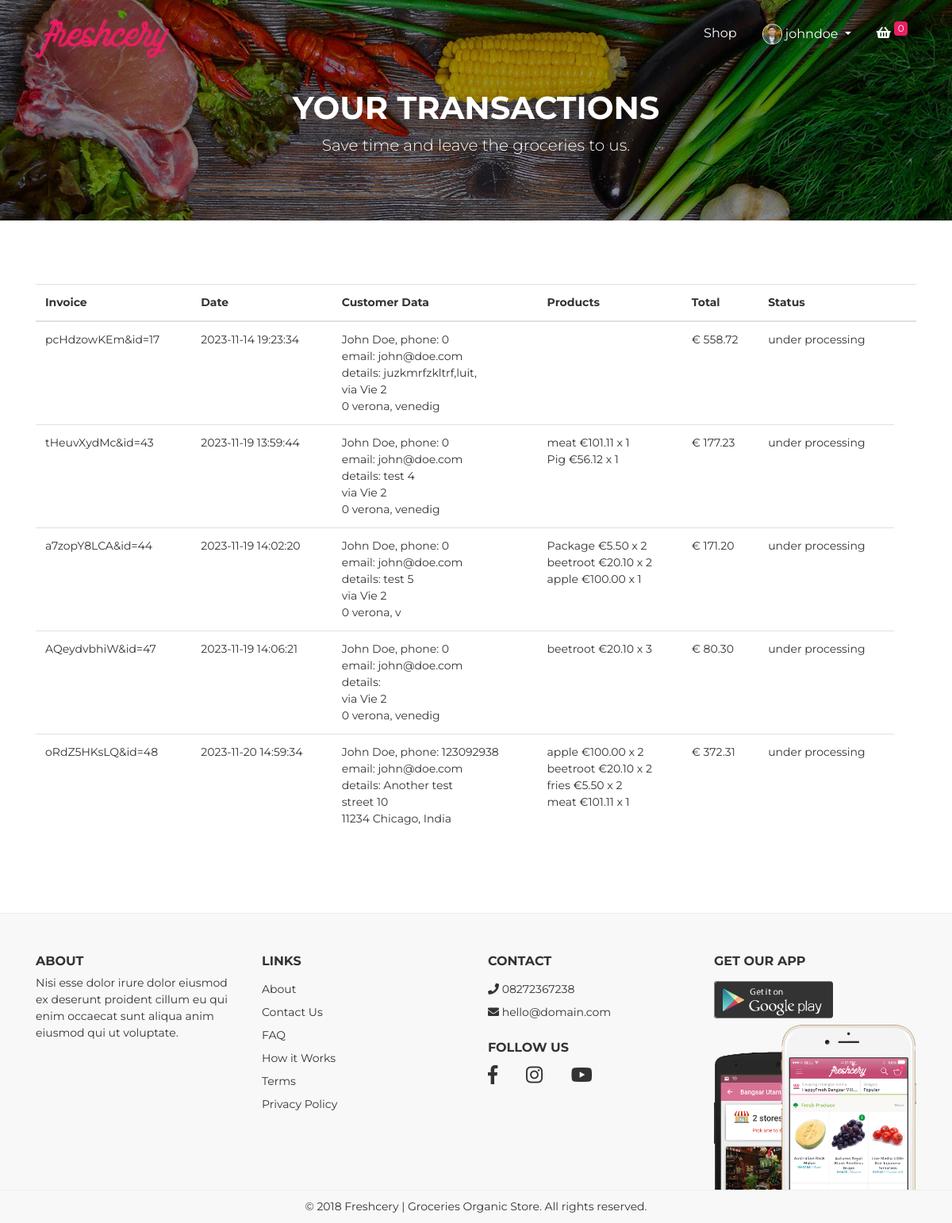
Screenshot of /users/transaction.php?id=1 (signed in) with the database file from the repository.
### tables this page shows
CREATE TABLE `users` (
  `user_id` int(11) NOT NULL,
  `user_fullname` varchar(200) DEFAULT NULL,
  `user_email` varchar(200) DEFAULT NULL,
  `username` varchar(200) DEFAULT NULL,
  `user_image` varchar(200) DEFAULT NULL,
  `user_password` varchar(200) DEFAULT NULL,
  `created_at` timestamp NOT NULL DEFAULT current_timestamp()
);

CREATE TABLE `bills` (
  `bill_id` int(11) NOT NULL,
  `invoice` varchar(200) DEFAULT NULL,
  `fullname` varchar(200) DEFAULT NULL,
  `company` varchar(200) DEFAULT NULL,
  `city` varchar(200) DEFAULT NULL,
  `country` varchar(200) DEFAULT NULL,
  `adresse` varchar(200) DEFAULT NULL,
  `zip` int(5) DEFAULT NULL,
  `email` varchar(200) DEFAULT NULL,
  `phone` int(20) DEFAULT NULL,
  `order_notes` text DEFAULT NULL,
  `user_id` int(11) DEFAULT NULL,
  `total` decimal(10,2) DEFAULT NULL,
  `product_list` text DEFAULT NULL,
  `created_at` timestamp NOT NULL DEFAULT current_timestamp(),
  `delivery` int(1) DEFAULT 0
);

### includes/functions.php (called while the page is built, shortened)
<?php
    function generateStringRandom() {
        $characters = '0123456789abcdefghijklmnopqrstuvwxyzABCDEFGHIJKLMNOPQRSTUVWXYZ';
        $mixedCharacters = str_shuffle($characters);
        $stringRandom = substr($mixedCharacters, 0, 10);
        return $stringRandom;
    }
?>

### users/transaction.php (the view)
<?php require_once "../includes/header.php"; ?>
<?php require_once "../config/config.php"; ?>
<?php
if (isset($_SESSION['user_id']) && $_SESSION['user_id'] == $_GET['id']) {
    $user = $_SESSION['user_id'];
    $bill = $conn->query("SELECT * FROM bills WHERE user_id = '{$user}'");
    $bill->execute();
    $billDetails = $bill->fetchAll(PDO::FETCH_OBJ);
} else {
    echo "<script>window.location.href='".APPURL."/404.php'</script>";
}
?>
    <div id="page-content" class="page-content">
        <div class="banner">
            <div class="jumbotron jumbotron-bg text-center rounded-0" style="background-image: url('<?php echo APPURL; ?>/assets/img/bg-header.jpg');">
                <div class="container">
                    <h1 class="pt-5">
                        Your Transactions
                    </h1>
                    <p class="lead">
                        Save time and leave the groceries to us.
                    </p>
                </div>
            </div>
        </div>
        <section id="cart">
            <div class="container">
                <div class="row">
                    <div class="col-md-12">
                        <div class="table-responsive">
                            <table class="table">
                                <thead>
                                    <tr>
                                        <th>Invoice</th>
                                        <th>Date</th>
                                        <th>Customer Data</th>
                                        <th>Products</th>
                                        <th>Total</th>
                                        <th>Status</th>
                                        <th></th>
                                    </tr>
                                </thead>
                                <tbody>
                                <?php if(count($billDetails) > 0) : ?>
                                    <?php foreach($billDetails as $billDetail) : ?>
                                    <tr>
                                        <td>
                                            <?php echo $stringRandom = generateStringRandom() . "&id=" . $billDetail->bill_id; ?>
                                        </td>
                                        <td>
                                            <?php echo $billDetail->created_at; ?>
                                        </td>
                                        <td>
                                            <?php echo $billDetail->fullname . ", phone: " . $billDetail->phone . "<br>email: " . $billDetail->email . "<br>details: " . $billDetail->order_notes . "<br>" . $billDetail->adresse . "<br>" . $billDetail->zip . " " . $billDetail->city . ", " . $billDetail->country; ?>
                                        </td>
                                        <td>
                                            <?php echo $billDetail->product_list; ?>
                                        </td>
                                        <td>
                                            € <?php echo $billDetail->total; ?>
                                        </td>
                                        <?php if ($billDetail->delivery === 0) : ?>
                                        <td>
                                            under processing
                                        </td>
                                        <?php else : ?>
                                        <td>
                                            Delivered
                                        </td>
                                        <?php endif; ?>
                                    </tr>
                                    <?php endforeach; ?>
                                <?php else : ?>
                                    <tr class="text-center bg-success">>
                                        <td colspan="7">No Bills</td>
                                    </tr>
                                <?php endif; ?>
                                </tbody>
                            </table>
                        </div>
                    </div>
                </div>
            </div>
        </section>
    </div>
<?php require_once "../includes/footer.php"; ?>

### includes/header.php (shortened to what this page needs)
<?php require_once "functions.php";?>
<?php require_once __DIR__ . '/../config/config.php'; ?>
<?php
    if (isset($_SESSION['user_id'])) {
        $id = $_SESSION['user_id'];
        $query = $conn->prepare("SELECT * FROM cart WHERE user_id = {$id}");
        $query->execute();
        $cartProducts = $query->fetchAll(PDO::FETCH_OBJ);
        $user = $conn->query("SELECT * FROM users WHERE user_id = '$id'");
        $user->execute();
        $userData = $user->fetch(PDO::FETCH_ASSOC);
    }
?>
<!DOCTYPE html>
<html>
<head>
    <link href="<?php echo APPURL; ?>/assets/fonts/sb-bistro/sb-bistro.css" rel="stylesheet" type="text/css">
    <link href="<?php echo APPURL; ?>/assets/fonts/font-awesome/font-awesome.css" rel="stylesheet" type="text/css">
    <link rel="stylesheet" type="text/css" media="all" href="<?php echo APPURL; ?>/assets/packages/bootstrap/bootstrap.css">
    <link rel="stylesheet" type="text/css" media="all" href="<?php echo APPURL; ?>/assets/packages/o2system-ui/o2system-ui.css">
    <link rel="stylesheet" type="text/css" media="all" href="<?php echo APPURL; ?>/assets/packages/owl-carousel/owl-carousel.css">
    <link rel="stylesheet" type="text/css" media="all" href="<?php echo APPURL; ?>/assets/packages/cloudzoom/cloudzoom.css">
    <link rel="stylesheet" type="text/css" media="all" href="<?php echo APPURL; ?>/assets/packages/thumbelina/thumbelina.css">
    <link rel="stylesheet" type="text/css" media="all" href="<?php echo APPURL; ?>/assets/packages/bootstrap-touchspin/bootstrap-touchspin.css">
    <link rel="stylesheet" type="text/css" media="all" href="<?php echo APPURL; ?>/assets/css/theme.css">
</head>
<body>
    <div class="page-header">
        <nav class="navbar fixed-top navbar-expand-md navbar-dark bg-transparent" id="page-navigation">
            <div class="container">
                <a href="<?php echo APPURL; ?>/index.php" class="navbar-brand">
                    <img src="<?php echo APPURL; ?>/assets/img/logo/logo.png" alt="">
                </a>
                <div class="collapse navbar-collapse" id="navbarcollapse">
                    <ul class="navbar-nav ml-auto">
                        <li class="nav-item">
                            <a href="<?php echo APPURL; ?>/shop.php" class="nav-link">Shop</a>
                        </li>
                        <?php if(!isset($_SESSION['username'])) : ?>
                        <li class="nav-item">
                            <a href="<?php echo APPURL; ?>/auth/register.php" class="nav-link">Register</a>
                        </li>
                        <li class="nav-item">
                            <a href="<?php echo APPURL; ?>/auth/login.php" class="nav-link">Login</a>
                        </li>
                        <?php else : ?>
                        <li class="nav-item dropdown">
                            <a class="nav-link dropdown-toggle" href="javascript:void(0)" id="navbarDropdown" role="button" data-toggle="dropdown" aria-haspopup="true" aria-expanded="false">
                                <div class="avatar-header"><img src="<?php echo APPURL;?>/assets/img/users/<?php echo $userData['user_image']; ?>"></div> <?php echo $_SESSION['username']; ?>
                            </a>
                        </li>
                        <li class="nav-item dropdown">
                        <a href="javascript:void(0)" class="nav-link dropdown-toggle" data-toggle="dropdown" aria-haspopup="true" aria-expanded="false">
                                <i class="fa fa-shopping-basket"></i> <span class="badge badge-primary"><?php echo count($cartProducts); ?></span>
                            </a>
                        </li>
                        <?php endif; ?>
                    </ul>
                </div>
            </div>
        </nav>

### includes/footer.php (shortened to what this page needs)
<footer>
        <div class="container">
            <div class="row">
                <div class="col-md-3">
                    <h5>About</h5>
                    <p>Nisi esse dolor irure dolor eiusmod ex deserunt proident cillum eu qui enim occaecat sunt aliqua anim eiusmod qui ut voluptate.</p>
                </div>
                <div class="col-md-3">
                    <h5>Links</h5>
                    <ul>
                        <li>
                            <a href="<?php echo APPURL; ?>/about.php">About</a>
                        </li>
                        <li>
                            <a href="<?php echo APPURL; ?>/contact.php">Contact Us</a>
                        </li>
                        <li>
                            <a href="<?php echo APPURL; ?>/faq.php">FAQ</a>
                        </li>
                        <li>
                            <a href="javascript:void(0)">How it Works</a>
                        </li>
                        <li>
                            <a href="<?php echo APPURL; ?>/terms.php">Terms</a>
                        </li>
                        <li>
                            <a href="<?php echo APPURL; ?>/privacy.php">Privacy Policy</a>
                        </li>
                    </ul>
                </div>
                <div class="col-md-3">
                     <h5>Contact</h5>
                     <ul>
                         <li>
                            <a href="tel:+620892738334"><i class="fa fa-phone"></i> 08272367238</a>
                        </li>
                        <li>
                            <a href="mailto:hello@domain.com"><i class="fa fa-envelope"></i> hello@domain.com</a>
                         </li>
                     </ul>
                     <h5>Follow Us</h5>
                     <ul class="social">
                         <li>
                            <a href="javascript:void(0)" target="_blank"><i class="fab fa-facebook-f"></i></a>
                         </li>
                         <li>
                            <a href="javascript:void(0)" target="_blank"><i class="fab fa-instagram"></i></a>
                         </li>
                         <li>
                            <a href="javascript:void(0)" target="_blank"><i class="fab fa-youtube"></i></a>
                         </li>
                     </ul>
                </div>
                <div class="col-md-3">
                     <h5>Get Our App</h5>
                     <ul class="mb-0">
                         <li class="download-app">
                             <a href="#"><img src="<?php echo APPURL; ?>/assets/img/playstore.png"></a>
                         </li>
                         <li style="height: 200px">
                             <div class="mockup">
                                 <img src="<?php echo APPURL; ?>/assets/img/mockup.png">
                             </div>
                         </li>
                     </ul>
                </div>
            </div>
        </div>
        <p class="copyright">&copy; 2018 Freshcery | Groceries Organic Store. All rights reserved.</p>
    </footer>
</body>
</html>

### assets/packages/o2system-ui/o2system-ui.css (style rules this page uses)
.bg-transparent { background:transparent !important;box-shadow:none }
body { color:#333;font-size:14px;font-family:"Oxygen", "Helvetica Neue", Arial, sans-serif }
a { text-decoration:none !important;outline:0 !important }
.badge { padding:.5em .6em .6em .6em }
.badge-primary { background-color:#3783b5 }
.jumbotron { padding:4rem }
.jumbotron.jumbotron-bg { background-size:cover;color:#FFF }

### assets/css/theme.css (style rules this page uses)
body { color: #333333; font-size: 14px; font-family: "Montserrat", "Helvetica Neue", Arial, sans-serif; background: #fff; }
h1, h2, h3, h4, h5, h6 { text-transform: uppercase !important; font-weight: 700 !important; }
.badge { padding: 0.25em 0.4em; }
section { padding: 80px 0; }
.badge-primary { background: #E91E63 !important; }
.page-header .navbar .navbar-brand img { height: 60px; }
.page-header .navbar .navbar-nav .nav-link { color: #FFF; font-size: 1rem; padding-right: 1rem; padding-left: 1rem; }
.page-header .navbar .navbar-nav .dropdown .badge { position: absolute; top: 5px; font-weight: 400; text-align: center; }
.page-header .navbar .avatar-header { width: 25px; height: 25px; overflow: hidden; border: 1px solid #eee; border-radius: 50%; display: inline-table; }
.page-header .navbar .avatar-header img { width: 100%; height: auto; }
.banner .jumbotron { margin-bottom: 0; }
.banner .jumbotron .container { position: relative; z-index: 5; }
footer { background-color: #f8f8f8; padding: 50px 0; padding-bottom: 0; border-top: 1px solid #eee; }
footer h5 { font-size: 1rem; font-weight: 400; }
footer ul { padding: 0; margin: 0; list-style: none; margin-bottom: 1rem; position: relative; overflow: hidden; }
footer ul li { display: block; margin: 0.5rem 0; }
footer ul li a { color: #333333; }
footer ul li.download-app { width: 150px; overflow: hidden; border-radius: 4px; background-color: #333; }
footer ul li.download-app img { width: 152px; height: auto; }
footer ul li .mockup { position: absolute; }
footer ul li .mockup img { width: 100%; }
footer ul.social li { display: inline-block; margin: 0.5rem 1rem; margin-top: 0; }
footer ul.social li a { font-size: 1.5rem; }
footer ul.social li:first-child { margin-left: 0; }
footer .copyright { margin: 0; padding: 10px; text-align: center; border-top: 1px solid #eee; }

### rows the page displays
users: user_image (picture)
bills: bill_id "pcHdzowKEm&id=17", created_at "2023-11-14 19:23:34", fullname "John Doe", phone "0", email "john@doe.com", order_notes "juzkmrfzkltrf,luit,", adresse "via Vie 2", zip "0", city "verona", country "venedig", total "558.72", delivery "under processing"
bills: bill_id "tHeuvXydMc&id=43", created_at "2023-11-19 13:59:44", fullname "John Doe", phone "0", email "john@doe.com", order_notes "test 4", adresse "via Vie 2", zip "0", city "verona", country "venedig", product_list "meat €101.11 x 1 Pig €56.12 x 1", total "177.23", delivery "under processing"
bills: bill_id "a7zopY8LCA&id=44", created_at "2023-11-19 14:02:20", fullname "John Doe", phone "0", email "john@doe.com", order_notes "test 5", adresse "via Vie 2", zip "0", city "verona", country "v", product_list "Package €5.50 x 2 beetroot €20.10 x 2 apple €100.00 x 1", total "171.20", delivery "under processing"
bills: bill_id "AQeydvbhiW&id=47", created_at "2023-11-19 14:06:21", fullname "John Doe", phone "0", email "john@doe.com", adresse "via Vie 2", zip "0", city "verona", country "venedig", product_list "beetroot €20.10 x 3", total "80.30", delivery "under processing"
bills: bill_id "oRdZ5HKsLQ&id=48", created_at "2023-11-20 14:59:34", fullname "John Doe", phone "123092938", email "john@doe.com", order_notes "Another test", adresse "street 10", zip "11234", city "Chicago", country "India", product_list "apple €100.00 x 2 beetroot €20.10 x 2 fries €5.50 x 2 meat €101.11 x 1", total "372.31", delivery "under processing"

### other values shown
$_SESSION['username'] "johndoe"
count($cartProducts) "0"
